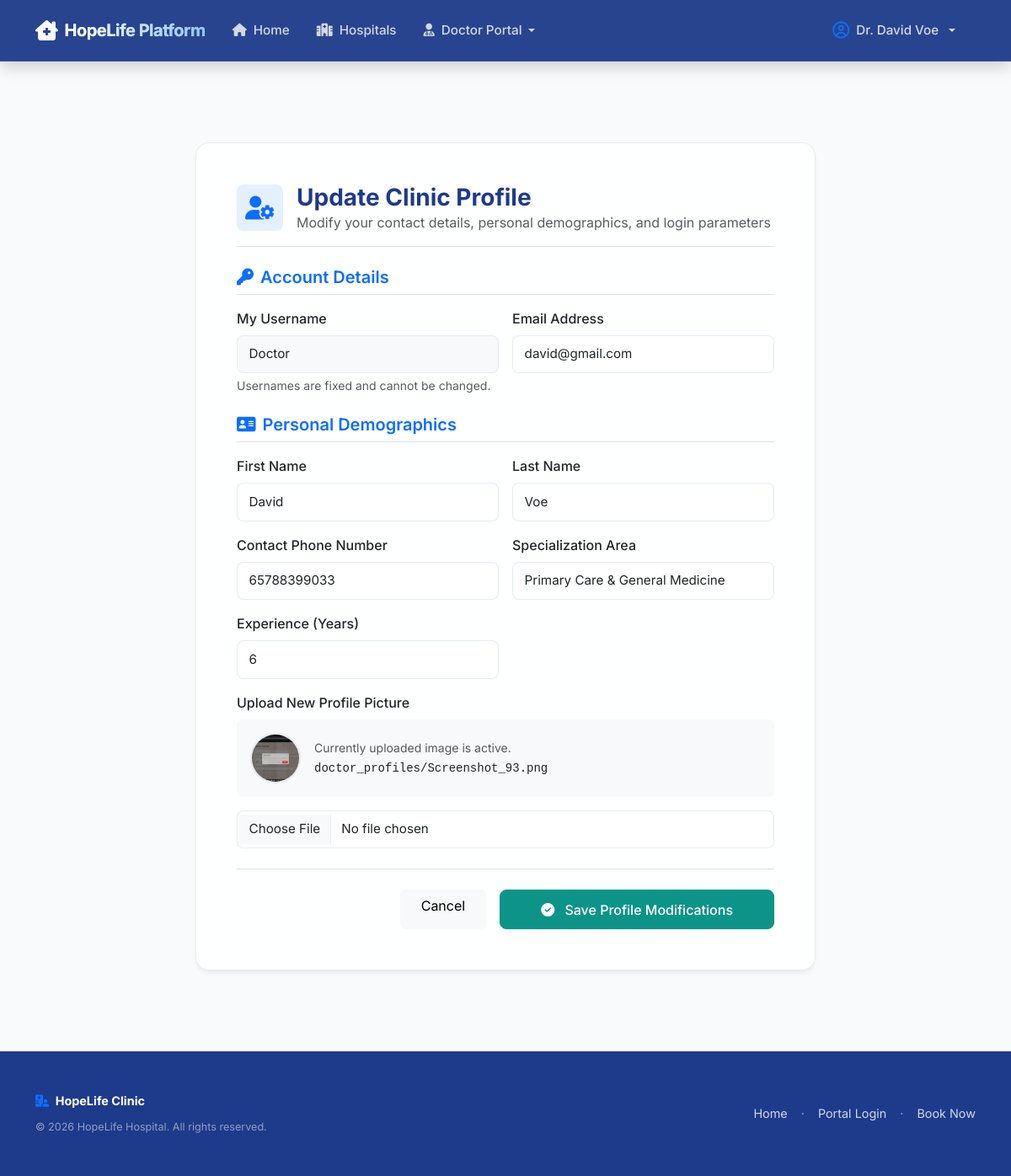
/profile/edit/ (signed in), run on the app's committed database.
### appointments/models.py (models this page shows, shortened)
class User(AbstractUser):
    ROLE_CHOICES = (
        ('admin', 'Admin'),
        ('doctor', 'Doctor'),
        ('patient', 'Patient'),
    )
    role = models.CharField(max_length=10, choices=ROLE_CHOICES, default='patient')

class DoctorProfile(models.Model):
    user = models.OneToOneField(User, on_delete=models.CASCADE, limit_choices_to={'role': 'doctor'}, related_name='doctor_profile')
    hospital = models.ForeignKey(Hospital, on_delete=models.CASCADE, related_name='doctors', null=True, blank=True)
    department = models.ForeignKey(Department, on_delete=models.SET_NULL, null=True, related_name='doctors')
    specialization = models.CharField(max_length=100)
    experience = models.PositiveIntegerField(help_text="Years of experience")
    phone = models.CharField(max_length=15)
    consultation_fees = models.DecimalField(max_digits=8, decimal_places=2, default=50.00)
    profile_image = models.ImageField(upload_to='doctor_profiles/', blank=True, null=True)
    rating = models.DecimalField(max_digits=3, decimal_places=2, default=0.0)

### appointments/views.py (the view)
# urls.py: path('profile/edit/', views.edit_profile, name='edit_profile'),
@never_cache
@ensure_csrf_cookie
@login_required
def edit_profile(request):
    user = request.user
    if user.role == 'patient':
        form_class = PatientProfileForm
        template_name = 'appointments/profile_edit.html'
        success_dashboard = 'patient_dashboard'
    elif user.role == 'doctor':
        form_class = DoctorProfileForm
        template_name = 'appointments/profile_edit.html'
        success_dashboard = 'doctor_dashboard'
    else:
        messages.info(request, "Profile updates are only available for Patient and Doctor accounts.")
        return redirect('dashboard_redirect')
    if request.method == 'POST':
        form = form_class(request.POST, request.FILES, instance=user)
        if form.is_valid():
            form.save()
            messages.success(request, "Your profile has been updated successfully.")
            return redirect(success_dashboard)
        else:
            messages.error(request, "Please correct the errors below.")
    else:
        form = form_class(instance=user)
    return render(request, template_name, {'form': form, 'role': user.role})

### appointments/templates/appointments/profile_edit.html (shortened to what this page needs)
{% extends 'appointments/base.html' %}
{% block content %}
<div class="container my-5">
    <div class="row justify-content-center">
        <div class="col-lg-8">
            <div class="card card-premium p-4 p-md-5">
                <div class="d-flex align-items-center gap-3 border-bottom pb-3 mb-4">
                    <div class="d-inline-flex align-items-center justify-content-center bg-primary bg-opacity-10 text-primary rounded-3 p-3" style="width: 55px; height: 55px;">
                        <i class="fa-solid fa-user-gear fs-3"></i>
                    </div>
                    <div>
                        <h3 class="fw-bold mb-0">Update Clinic Profile</h3>
                        <p class="text-muted mb-0">Modify your contact details, personal demographics, and login parameters</p>
                    </div>
                </div>
                <form method="POST" enctype="multipart/form-data" class="needs-validation" novalidate>
                    <h5 class="border-bottom pb-2 mb-3 text-primary"><i class="fa-solid fa-key me-2"></i>Account Details</h5>
                    <div class="row g-3 mb-4">
                        <div class="col-md-6">
                            <label class="form-label fw-medium">My Username</label>
                            <input type="text" class="form-control bg-light" value="{{ request.user.username }}" readonly disabled>
                            <div class="form-text">Usernames are fixed and cannot be changed.</div>
                        </div>
                        <div class="col-md-6">
                            <label for="{{ form.email.id_for_label }}" class="form-label fw-medium">Email Address</label>
                            {{ form.email }}
                        </div>
                    </div>
                    <h5 class="border-bottom pb-2 mb-3 text-primary"><i class="fa-solid fa-address-card me-2"></i>Personal Demographics</h5>
                    <div class="row g-3 mb-4">
                        <div class="col-md-6">
                            <label for="{{ form.first_name.id_for_label }}" class="form-label fw-medium">First Name</label>
                            {{ form.first_name }}
                        </div>
                        <div class="col-md-6">
                            <label for="{{ form.last_name.id_for_label }}" class="form-label fw-medium">Last Name</label>
                            {{ form.last_name }}
                        </div>
                        <div class="col-md-6">
                            <label for="{{ form.phone.id_for_label }}" class="form-label fw-medium">Contact Phone Number</label>
                            {{ form.phone }}
                        </div>
                        {% if role == 'doctor' %}
                            <div class="col-md-6">
                                <label for="{{ form.specialization.id_for_label }}" class="form-label fw-medium">Specialization Area</label>
                                {{ form.specialization }}
                            </div>
                            <div class="col-md-6">
                                <label for="{{ form.experience.id_for_label }}" class="form-label fw-medium">Experience (Years)</label>
                                {{ form.experience }}
                            </div>
                            <div class="col-12">
                                <label for="{{ form.profile_image.id_for_label }}" class="form-label fw-medium">Upload New Profile Picture</label>
                                {% if request.user.doctor_profile.profile_image %}
                                    <div class="d-flex align-items-center gap-3 mb-3 bg-light p-3 rounded">
                                        <img src="{{ request.user.doctor_profile.profile_image.url }}" alt="Current Photo" class="doctor-avatar-circle">
                                        <div>
                                            <small class="text-muted d-block">Currently uploaded image is active.</small>
                                            <span class="small font-monospace">{{ request.user.doctor_profile.profile_image.name }}</span>
                                        </div>
                                    </div>
                                {% endif %}
                                {{ form.profile_image }}
                            </div>
                        {% endif %}
                    </div>
                    <div class="d-flex flex-column flex-sm-row gap-3 justify-content-end border-top pt-4">
                        <a href="{% url 'dashboard_redirect' %}" class="btn btn-light px-4">
                            Cancel
                        </a>
                        <button type="submit" class="btn btn-primary-custom px-5 shadow-sm">
                            <i class="fa-solid fa-circle-check me-2"></i> Save Profile Modifications
                        </button>
                    </div>
                </form>
            </div>
        </div>
    </div>
</div>
{% endblock %}

### appointments/templates/appointments/base.html (shortened to what this page needs)
{% load static %}
<!DOCTYPE html>
<html lang="en">
<head>
    <link href="https://cdn.jsdelivr.net/npm/bootstrap@5.3.0/dist/css/bootstrap.min.css" rel="stylesheet">
    <link href="https://cdnjs.cloudflare.com/ajax/libs/font-awesome/6.4.0/css/all.min.css" rel="stylesheet">
    <link href="{% static 'css/style.css' %}" rel="stylesheet">
</head>
<body>
    <nav class="navbar navbar-expand-lg navbar-dark navbar-custom py-3 shadow">
        <div class="container">
            <a class="navbar-brand d-flex align-items-center gap-2" href="{% url 'home' %}">
                <i class="fa-solid fa-house-chimney-medical fs-4" style="color: #06b6d4;"></i>
                <span class="fw-bold" style="background: linear-gradient(to right, #ffffff, #93c5fd); -webkit-background-clip: text; -webkit-text-fill-color: transparent;">HopeLife Platform</span>
            </a>
            <div class="collapse navbar-collapse" id="navbarNav">
                <ul class="navbar-nav me-auto align-items-center">
                    <li class="nav-item">
                        <a class="nav-link {% if request.resolver_match.url_name == 'home' %}active{% endif %}" href="{% url 'home' %}">
                            <i class="fa-solid fa-house me-1"></i> Home
                        </a>
                    </li>
                    <li class="nav-item">
                        <a class="nav-link {% if request.resolver_match.url_name == 'hospital_list' or request.resolver_match.url_name == 'hospital_detail' %}active{% endif %}" href="{% url 'hospital_list' %}">
                            <i class="fa-solid fa-hospital me-1"></i> Hospitals
                        </a>
                    </li>
                    {% if request.user.is_authenticated %}
                        {% if request.user.role == 'admin' or request.user.is_superuser %}
                            <li class="nav-item dropdown">
                                <a class="nav-link dropdown-toggle text-white d-flex align-items-center gap-1" href="#" id="adminDropdown" role="button" data-bs-toggle="dropdown" aria-expanded="false">
                                    <i class="fa-solid fa-user-shield me-1"></i> Admin Portal
                                </a>
                                <ul class="dropdown-menu border-0 shadow-lg mt-2" aria-labelledby="adminDropdown">
                                    <li>
                                        <a class="dropdown-item py-2" href="{% url 'admin_dashboard' %}">
                                            <i class="fa-solid fa-chart-line text-teal me-2"></i> Dashboard
                                        </a>
                                    </li>
                                    <li>
                                        <a class="dropdown-item py-2" href="{% url 'admin_hospital_list' %}">
                                            <i class="fa-solid fa-hospital text-info me-2"></i> Manage Hospitals
                                        </a>
                                    </li>
                                    <li>
                                        <a class="dropdown-item py-2" href="{% url 'admin_add_doctor' %}">
                                            <i class="fa-solid fa-user-plus text-success me-2"></i> Add Doctor
                                        </a>
                                    </li>
                                </ul>
                            </li>
                        {% elif request.user.role == 'doctor' %}
                            <li class="nav-item dropdown">
                                <a class="nav-link dropdown-toggle text-white d-flex align-items-center gap-1" href="#" id="doctorDropdown" role="button" data-bs-toggle="dropdown" aria-expanded="false">
                                    <i class="fa-solid fa-user-doctor me-1"></i> Doctor Portal
                                </a>
                            </li>
                        {% endif %}
                    {% endif %}
                </ul>
                <ul class="navbar-nav ms-auto align-items-center">
                    {% if request.user.is_authenticated %}
                        <li class="nav-item dropdown me-2">
                            <a class="nav-link dropdown-toggle text-white d-flex align-items-center gap-2" href="#" id="userDropdown" role="button" data-bs-toggle="dropdown" aria-expanded="false">
                                <i class="fa-regular fa-circle-user text-primary fs-5"></i>
                                <span>
                                    {% if request.user.role == 'doctor' %}
                                        Dr. {{ request.user.first_name }} {{ request.user.last_name }}
                                    {% elif request.user.role == 'admin' or request.user.is_superuser %}
                                        Admin: {{ request.user.username }}
                                    {% else %}
                                        Patient: {{ request.user.first_name }}
                                    {% endif %}
                                </span>
                            </a>
                        </li>
                    {% endif %}
                </ul>
            </div>
        </div>
    </nav>
    <main class="pb-5">
        {% block content %}{% endblock %}
    </main>
    <footer class="py-5 mt-auto">
        <div class="container">
            <div class="row align-items-center">
                <div class="col-md-6 text-center text-md-start mb-3 mb-md-0">
                    <span class="fw-bold text-white"><i class="fa-solid fa-hospital-user text-primary me-1"></i> HopeLife Clinic</span>
                    <p class="mb-0 mt-2 text-white-50"><small>&copy; 2026 HopeLife Hospital. All rights reserved.</small></p>
                </div>
                <div class="col-md-6 text-center text-md-end">
                    <div class="d-flex justify-content-center justify-content-md-end gap-3 text-white-50">
                        <a href="{% url 'home' %}">Home</a>
                        <span>&middot;</span>
                        <a href="{% url 'login' %}">Portal Login</a>
                        <span>&middot;</span>
                        <a href="{% url 'patient_register' %}">Book Now</a>
                    </div>
                </div>
            </div>
        </div>
    </footer>
</body>
</html>

### data on the page
User: user.first_name "David", user.last_name "Voe", user.username "Doctor", email "david@gmail.com", first_name "David", last_name "Voe", user.doctor_profile.profile_image (picture), user.doctor_profile.profile_image.name "doctor_profiles/Screenshot_93.png"
DoctorProfile: phone "65788399033", specialization "Primary Care & General Medicine"
